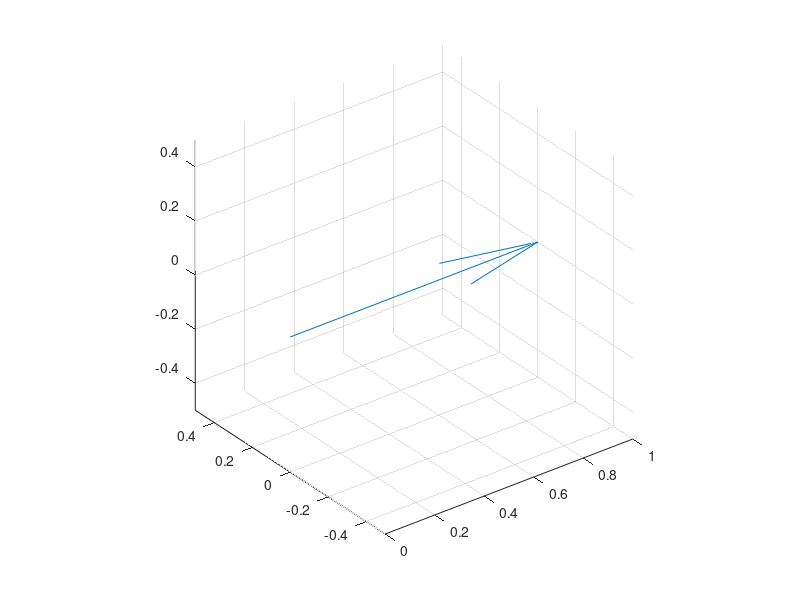

Reproduce this figure in MATLAB.

close all; clear all;

V1 = [1 0 0];
R = [ V1(1)*7 V1(2)*-11 V1(3)*31 ];
V2 = cross(R, V1);
V2 = V2 / norm(V2);

quiver3(0, 0, 0, V1(1), V1(2), V1(3), 'off');
hold on;
quiver3(0, 0, 0, V2(1), V2(2), V2(3), 'off');
axis equal;